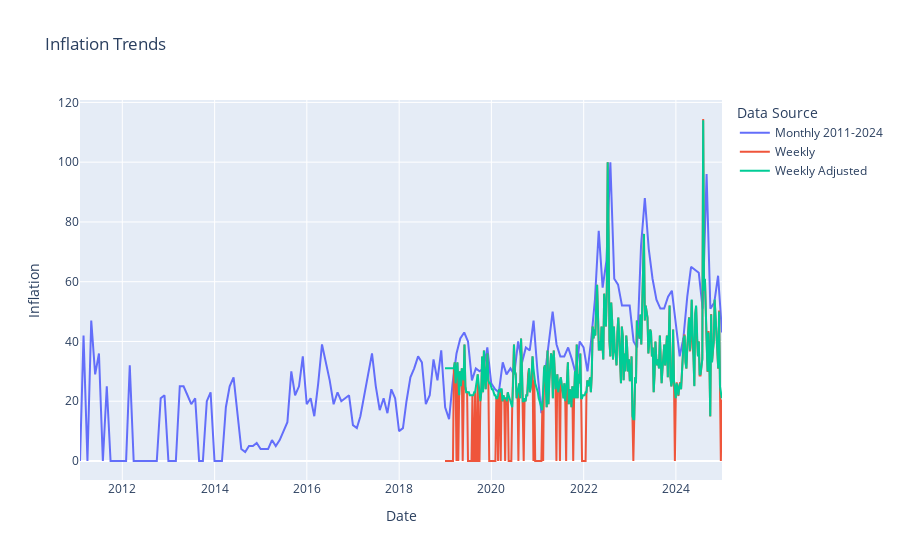

The notebook cell saved with this chart:
### Code cell
fig = go.Figure()
fig.add_trace(go.Scatter(x=gt_m_2011_2024.index, y=gt_m_2011_2024['Inflación'], mode='lines', name='Monthly 2011-2024'))
fig.add_trace(go.Scatter(x=all_weekly.index, y=all_weekly['Inflación'], mode='lines', name='Weekly'))
fig.add_trace(go.Scatter(x=GT_weekly.index, y=GT_weekly['Inflación'], mode='lines', name='Weekly Adjusted'))

fig.update_layout(
    title='Inflation Trends',
    xaxis_title='Date',
    yaxis_title='Inflation',
    legend_title='Data Source'
)
fig.show()

### Figure 1 — Plotly figure (JSON) as saved in the notebook; plotly's stock layout.template omitted (floating-point values rounded to 4 significant figures; data arrays with more than 128 entries replaced by an {"elided": "..."} marker saying what was removed)
{"data": [{"mode": "lines", "name": "Monthly 2011-2024", "type": "scatter", "x": {"elided": "168 str values"}, "y": {"elided": "168 float values"}}, {"mode": "lines", "name": "Weekly", "type": "scatter", "x": {"elided": "314 str values"}, "y": {"elided": "314 float values"}}, {"mode": "lines", "name": "Weekly Adjusted", "type": "scatter", "x": {"elided": "314 str values"}, "y": {"elided": "314 float values"}}], "layout": {"legend": {"title": {"text": "Data Source"}}, "title": {"text": "Inflation Trends"}, "xaxis": {"title": {"text": "Date"}}, "yaxis": {"title": {"text": "Inflation"}}}}
